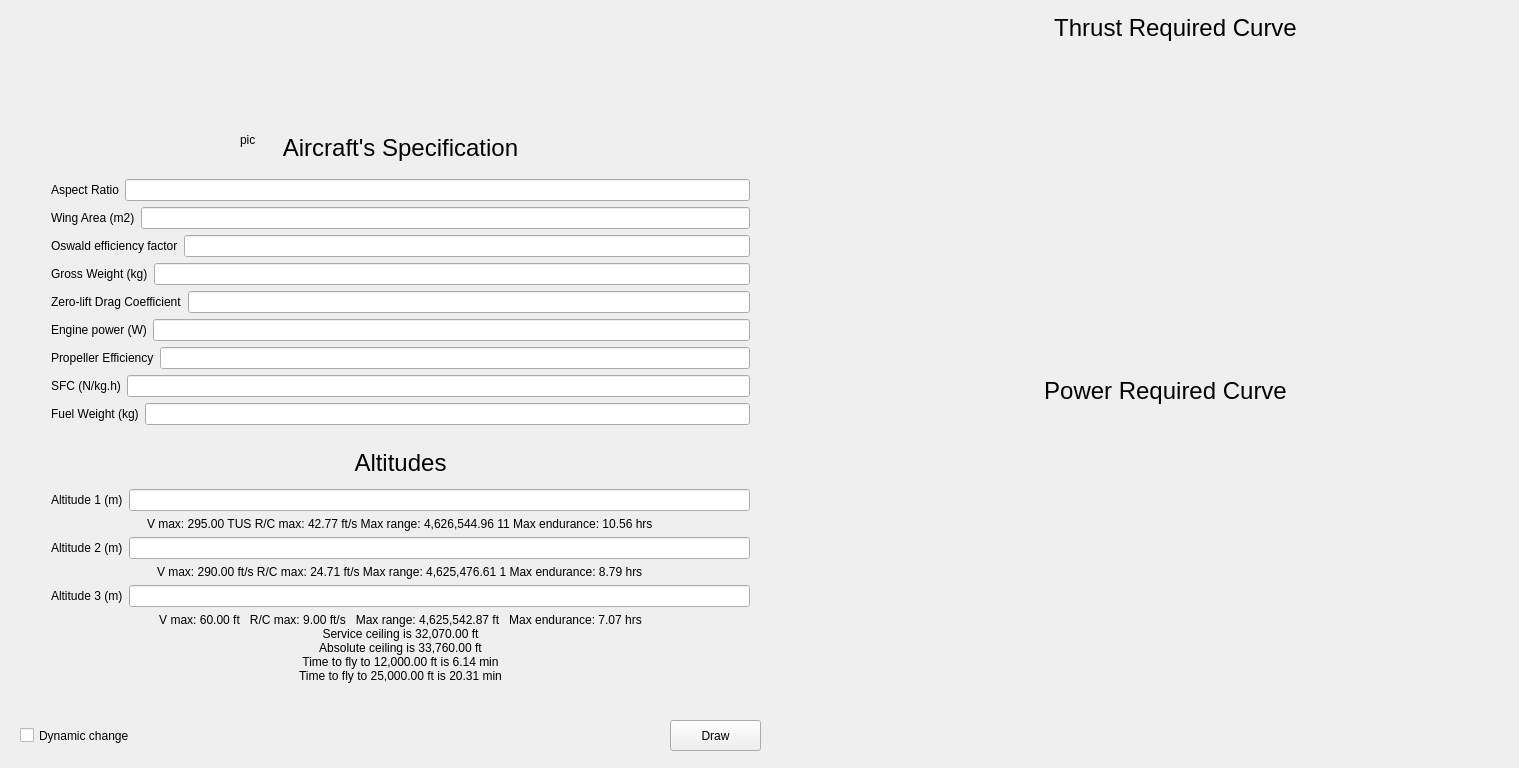
<?xml version="1.0" encoding="UTF-8"?>
<ui version="4.0">
 <class>AirCraftClass</class>
 <widget class="QMainWindow" name="AirCraftClass">
  <property name="geometry">
   <rect>
    <x>0</x>
    <y>0</y>
    <width>1519</width>
    <height>768</height>
   </rect>
  </property>
  <property name="windowTitle">
   <string>AirCraft</string>
  </property>
  <widget class="QWidget" name="centralWidget">
   <widget class="QLabel" name="logo">
    <property name="geometry">
     <rect>
      <x>240</x>
      <y>125</y>
      <width>30</width>
      <height>30</height>
     </rect>
    </property>
    <property name="text">
     <string>pic</string>
    </property>
   </widget>
   <widget class="QLabel" name="thrust_required_label">
    <property name="geometry">
     <rect>
      <x>1020</x>
      <y>10</y>
      <width>311</width>
      <height>36</height>
     </rect>
    </property>
    <property name="font">
     <font>
      <pointsize>18</pointsize>
     </font>
    </property>
    <property name="text">
     <string>Thrust Required Curve</string>
    </property>
    <property name="alignment">
     <set>Qt::AlignmentFlag::AlignCenter</set>
    </property>
   </widget>
   <widget class="QLabel" name="power_required_label">
    <property name="geometry">
     <rect>
      <x>960</x>
      <y>370</y>
      <width>411</width>
      <height>41</height>
     </rect>
    </property>
    <property name="font">
     <font>
      <pointsize>18</pointsize>
     </font>
    </property>
    <property name="text">
     <string>Power Required Curve</string>
    </property>
    <property name="alignment">
     <set>Qt::AlignmentFlag::AlignCenter</set>
    </property>
   </widget>
   <widget class="QWidget" name="layoutWidget">
    <property name="geometry">
     <rect>
      <x>40</x>
      <y>432</y>
      <width>721</width>
      <height>262</height>
     </rect>
    </property>
    <layout class="QVBoxLayout" name="verticalLayout_3">
     <item>
      <widget class="QLabel" name="Altitudes">
       <property name="font">
        <font>
         <pointsize>18</pointsize>
        </font>
       </property>
       <property name="text">
        <string>Altitudes</string>
       </property>
       <property name="alignment">
        <set>Qt::AlignmentFlag::AlignCenter</set>
       </property>
      </widget>
     </item>
     <item>
      <layout class="QVBoxLayout" name="verticalLayout_2">
       <item>
        <layout class="QHBoxLayout" name="horizontalLayout_10">
         <item>
          <widget class="QLabel" name="Altitude1_label">
           <property name="text">
            <string>Altitude 1 (m)</string>
           </property>
          </widget>
         </item>
         <item>
          <widget class="QLineEdit" name="Altitude1_lineEdit"/>
         </item>
        </layout>
       </item>
       <item alignment="Qt::AlignmentFlag::AlignHCenter|Qt::AlignmentFlag::AlignVCenter">
        <widget class="QLabel" name="constraint1">
         <property name="text">
          <string>V max: 295.00 TUS R/C max: 42.77 ft/s Max range: 4,626,544.96 11 Max endurance: 10.56 hrs</string>
         </property>
        </widget>
       </item>
       <item>
        <layout class="QHBoxLayout" name="horizontalLayout_11">
         <item>
          <widget class="QLabel" name="Altitude2_label">
           <property name="text">
            <string>Altitude 2 (m)</string>
           </property>
          </widget>
         </item>
         <item>
          <widget class="QLineEdit" name="Altitude2_lineEdit"/>
         </item>
        </layout>
       </item>
       <item alignment="Qt::AlignmentFlag::AlignHCenter|Qt::AlignmentFlag::AlignVCenter">
        <widget class="QLabel" name="constraint2">
         <property name="text">
          <string>V max: 290.00 ft/s R/C max: 24.71 ft/s Max range: 4,625,476.61 1 Max endurance: 8.79 hrs</string>
         </property>
        </widget>
       </item>
       <item>
        <layout class="QHBoxLayout" name="horizontalLayout_12">
         <item>
          <widget class="QLabel" name="Altitude3_label">
           <property name="text">
            <string>Altitude 3 (m)</string>
           </property>
          </widget>
         </item>
         <item>
          <widget class="QLineEdit" name="Altitude3_lineEdit"/>
         </item>
        </layout>
       </item>
       <item alignment="Qt::AlignmentFlag::AlignHCenter|Qt::AlignmentFlag::AlignVCenter">
        <widget class="QLabel" name="constraint3">
         <property name="layoutDirection">
          <enum>Qt::LayoutDirection::LeftToRight</enum>
         </property>
         <property name="text">
          <string>V max: 60.00 ft   R/C max: 9.00 ft/s   Max range: 4,625,542.87 ft   Max endurance: 7.07 hrs
Service ceiling is 32,070.00 ft
Absolute ceiling is 33,760.00 ft
Time to fly to 12,000.00 ft is 6.14 min
Time to fly to 25,000.00 ft is 20.31 min</string>
         </property>
         <property name="alignment">
          <set>Qt::AlignmentFlag::AlignCenter</set>
         </property>
        </widget>
       </item>
      </layout>
     </item>
    </layout>
   </widget>
   <widget class="QWidget" name="layoutWidget">
    <property name="geometry">
     <rect>
      <x>40</x>
      <y>112</y>
      <width>721</width>
      <height>324</height>
     </rect>
    </property>
    <layout class="QVBoxLayout" name="verticalLayout_4">
     <item>
      <widget class="QLabel" name="AircraftSpecification">
       <property name="font">
        <font>
         <pointsize>18</pointsize>
        </font>
       </property>
       <property name="text">
        <string>Aircraft's Specification</string>
       </property>
       <property name="alignment">
        <set>Qt::AlignmentFlag::AlignCenter</set>
       </property>
      </widget>
     </item>
     <item>
      <layout class="QVBoxLayout" name="verticalLayout">
       <item>
        <layout class="QHBoxLayout" name="horizontalLayout">
         <item>
          <widget class="QLabel" name="AspectRatio_label">
           <property name="text">
            <string>Aspect Ratio</string>
           </property>
          </widget>
         </item>
         <item>
          <widget class="QLineEdit" name="AspectRatio_lineEdit"/>
         </item>
        </layout>
       </item>
       <item>
        <layout class="QHBoxLayout" name="horizontalLayout_2">
         <item>
          <widget class="QLabel" name="WingArea_label">
           <property name="text">
            <string>Wing Area (m2)</string>
           </property>
          </widget>
         </item>
         <item>
          <widget class="QLineEdit" name="WingArea_lineEdit"/>
         </item>
        </layout>
       </item>
       <item>
        <layout class="QHBoxLayout" name="horizontalLayout_3">
         <item>
          <widget class="QLabel" name="OswaldEfficiencyFactor_label">
           <property name="text">
            <string>Oswald efficiency factor</string>
           </property>
          </widget>
         </item>
         <item>
          <widget class="QLineEdit" name="OswaldEfficiencyFactor_lineEdit"/>
         </item>
        </layout>
       </item>
       <item>
        <layout class="QHBoxLayout" name="horizontalLayout_4">
         <item>
          <widget class="QLabel" name="GrossWeight_label">
           <property name="text">
            <string>Gross Weight (kg)</string>
           </property>
          </widget>
         </item>
         <item>
          <widget class="QLineEdit" name="GrossWeight_llineEdit"/>
         </item>
        </layout>
       </item>
       <item>
        <layout class="QHBoxLayout" name="horizontalLayout_6">
         <item>
          <widget class="QLabel" name="ZeroliftDragCoefficient_label">
           <property name="text">
            <string>Zero-lift Drag Coefficient</string>
           </property>
          </widget>
         </item>
         <item>
          <widget class="QLineEdit" name="ZeroliftDragCoefficient_lineEdit"/>
         </item>
        </layout>
       </item>
       <item>
        <layout class="QHBoxLayout" name="horizontalLayout_7">
         <item>
          <widget class="QLabel" name="Enginepower_label">
           <property name="text">
            <string>Engine power (W)</string>
           </property>
          </widget>
         </item>
         <item>
          <widget class="QLineEdit" name="Enginepower_lineEdit"/>
         </item>
        </layout>
       </item>
       <item>
        <layout class="QHBoxLayout" name="horizontalLayout_8">
         <item>
          <widget class="QLabel" name="PropellerEfficiency_label">
           <property name="text">
            <string>Propeller Efficiency</string>
           </property>
          </widget>
         </item>
         <item>
          <widget class="QLineEdit" name="PropellerEfficiency_lineEdit"/>
         </item>
        </layout>
       </item>
       <item>
        <layout class="QHBoxLayout" name="horizontalLayout_5">
         <item>
          <widget class="QLabel" name="SFC_label">
           <property name="text">
            <string>SFC (N/kg.h)</string>
           </property>
          </widget>
         </item>
         <item>
          <widget class="QLineEdit" name="SFC_lineEdit"/>
         </item>
        </layout>
       </item>
       <item>
        <layout class="QHBoxLayout" name="horizontalLayout_9">
         <item>
          <widget class="QLabel" name="FuelWeight_label">
           <property name="text">
            <string>Fuel Weight (kg)</string>
           </property>
          </widget>
         </item>
         <item>
          <widget class="QLineEdit" name="FuelWeight_lineEdit"/>
         </item>
        </layout>
       </item>
      </layout>
     </item>
    </layout>
   </widget>
   <widget class="QCheckBox" name="dynamic_check">
    <property name="geometry">
     <rect>
      <x>20</x>
      <y>720</y>
      <width>121</width>
      <height>31</height>
     </rect>
    </property>
    <property name="toolTip">
     <string>&lt;html&gt;&lt;head/&gt;&lt;body&gt;&lt;p&gt;(disable by default since it may affect performance) Enable this when you want the graphs to change immediately when you change an info in the input. &lt;/p&gt;&lt;/body&gt;&lt;/html&gt;</string>
    </property>
    <property name="whatsThis">
     <string>&lt;html&gt;&lt;head/&gt;&lt;body&gt;&lt;p&gt;&lt;br/&gt;&lt;/p&gt;&lt;/body&gt;&lt;/html&gt;</string>
    </property>
    <property name="text">
     <string>Dynamic change</string>
    </property>
    <property name="checked">
     <bool>false</bool>
    </property>
   </widget>
   <widget class="QPushButton" name="draw_button">
    <property name="enabled">
     <bool>true</bool>
    </property>
    <property name="geometry">
     <rect>
      <x>670</x>
      <y>720</y>
      <width>91</width>
      <height>31</height>
     </rect>
    </property>
    <property name="toolTip">
     <string>&lt;html&gt;&lt;head/&gt;&lt;body&gt;&lt;p&gt;it may take several time to draw large graphs&lt;/p&gt;&lt;/body&gt;&lt;/html&gt;</string>
    </property>
    <property name="text">
     <string>Draw</string>
    </property>
   </widget>
   <widget class="QFrame" name="thrust_required_chart">
    <property name="geometry">
     <rect>
      <x>850</x>
      <y>60</y>
      <width>631</width>
      <height>311</height>
     </rect>
    </property>
    <layout class="QHBoxLayout" name="horizontalLayout_13"/>
   </widget>
   <widget class="QFrame" name="power_required_chart">
    <property name="geometry">
     <rect>
      <x>850</x>
      <y>440</y>
      <width>631</width>
      <height>311</height>
     </rect>
    </property>
    <layout class="QHBoxLayout" name="horizontalLayout_14"/>
   </widget>
  </widget>
 </widget>
 <layoutdefault spacing="6" margin="11"/>
 <resources>
  <include location="AirCraft.qrc"/>
 </resources>
 <connections/>
</ui>
